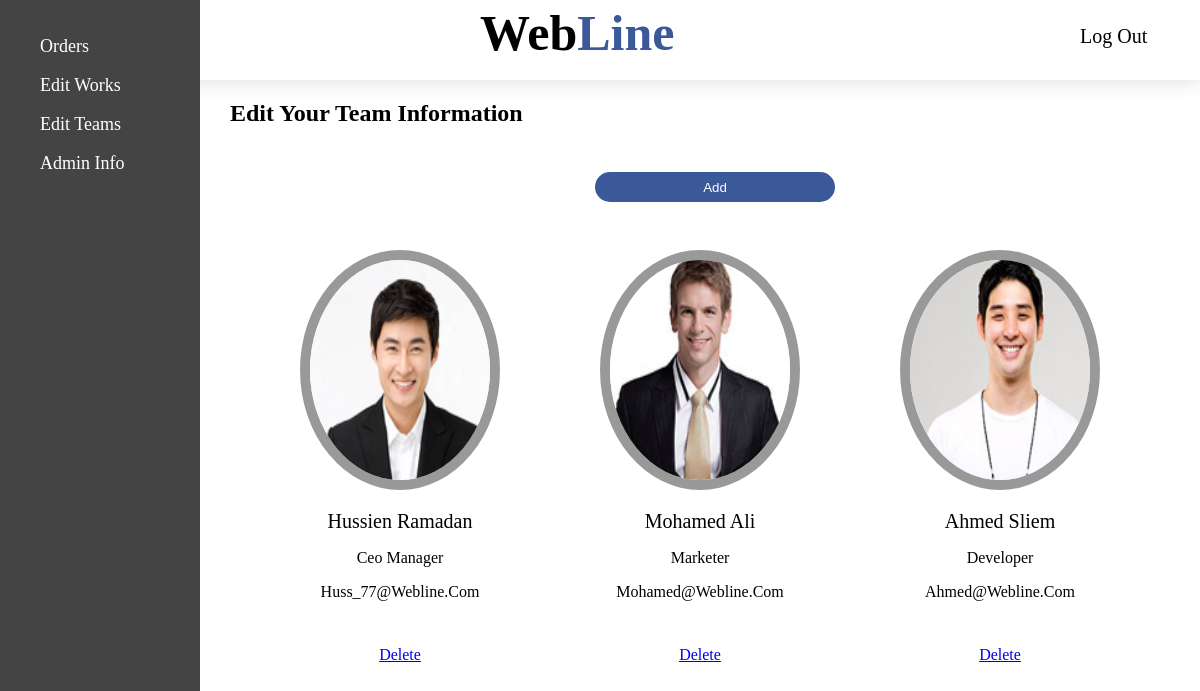
The page /admin/edit-team.php on the database its author committed.
### tables this page shows
CREATE TABLE IF NOT EXISTS `team` (
  `id` int(11) NOT NULL AUTO_INCREMENT,
  `image` text NOT NULL,
  `name` text NOT NULL,
  `jop` text NOT NULL,
  `email` text NOT NULL,
  `facebook` text NOT NULL,
  `linkedin` text NOT NULL,
  `twitter` text NOT NULL,
  PRIMARY KEY (`id`)
);

### admin/edit-team.php (the view, shortened to what this page needs)
<!DOCTYPE html>
<html>
    <head>
        <link href="assets/css/font-awesome.min.css" rel="stylesheet">
        <link rel="stylesheet" href="assets/css/dash-style.css">
        <link rel="stylesheet" href="https://use.fontawesome.com/releases/v5.7.0/css/all.css">
    </head>
    <body>
        <div class="page">
        <header>
            <div class="logo"><h1>Web<b>Line</b></h1></div>
            <a class="logout_link" href="logout.php">Log Out</a>
        </header>
        <div class="side_menu">
                <br><br>
                <a href="dashboard.php">orders</a> <br> <br>
                <a href="edit-work.php">edit works</a> <br> <br>
                <a href="edit-team.php">edit teams</a> <br> <br>
                <a href="edit-admin.php">admin info</a>
            </div>
        <div class="content">
            <h2 style="margin-left:30px;">edit your team information</h2> <br> <br><br><br>
            <div class="our_team">
            <a href="add-team.php"><input type="button" value="Add" id="add_btn"></a> <br><br>
            <?php
                $r=mysql_query("select * from team");
                while($row=mysql_fetch_array($r))
                {
                    echo"
                    <div class='member'>
                        <img src='assets/images/".$row['image']."' alt='Avatar' class='image'>
                        <div class='member_info'>
                        <span class='member_name'>".$row['name']."</span>
                        <p>".$row['jop']."</p>
                        <p>".$row['email']."</p>
                        <a href='".$row['facebook']."'><i class='fa fa-facebook'></i></a>
                        <a href='".$row['twitter']."'><i class='fa fa-twitter' ></i></a>
                        <a href='".$row['linkedin']."'><i class='fa fa-linkedin' ></i></a>
                        </div><br>
                        <a href='del-team.php?id=".$row['id']."'> Delete</a>
                    </div>
                    ";
                }
            ?>
            </div>
</div>
    </body>
</html>

### admin/assets/css/dash-style.css (style rules this page uses)
body { padding: 0; margin: 0; text-transform: capitalize; }
.page { width: 100%; margin: auto; text-transform: capitalize; }
header { width: 100%; height: 80px; margin: 0%; background: #fff; top:0; left: 0; box-shadow: 0 0 20px rgba(0, 0, 0, 0.15); position: relative; }
.logo { height: 100px; width: 20%; left: 40%; bottom: 10px; position: absolute; }
.logo h1 { font-size: 50px; color: #000; }
.logo b { color: #3B5998; }
.logout_link { color: #000; text-decoration: none; font-size: 20px; position: relative; left: 90%; top: 25px }
.side_menu { width:200px; height:100%; background:#444; float: left; position: fixed; overflow-x: hidden; z-index: 1; top: 0; left: 0; }
.side_menu a { text-decoration:none; font-size:18px; font-family:verdana; color:#fff; padding-left:40px; }
.content { margin-left:200px; }
.content h2 { float: left; }
.image { display: block; width: 100%; height: 200px; }
#add_btn { width:240px; height:30px; margin-left: 30px; margin-top:20px; border:none; border-radius:20px; color:#fff; background:#3B5998; }
.our_team { text-align: center; height: 450px; margin-bottom: 20px; }
.member { margin-top: 30px; float: left; margin-left: 10%; width: 20%; height: 400px; }
.member img { float: left; width: 90%; height: 55%; border: 10px solid #999; border-radius: 50%; }
.member_info { position: relative; top: 20px; padding: 10px; text-align: center; }
.member_name { font-size: 20px; }
.member i { color: #666666; padding-left: 10px; font-size: 20px; }

### rows shown on the page
team: image (picture), name "Hussien Ramadan", jop "Ceo Manager", email "Huss_77@webline.com"
team: image (picture), name "Mohamed Ali", jop "Marketer", email "Mohamed@webline.com"
team: image (picture), name "Ahmed Sliem", jop "Developer", email "Ahmed@webline.com"
